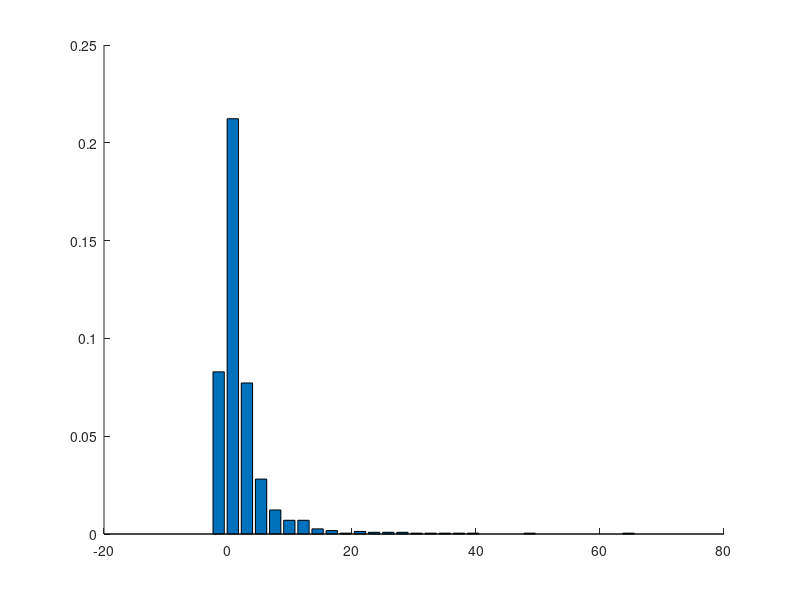

Write the MATLAB code that produced this figure. (Note: this script raises an error after producing the figure.)
% 13.04.2012
% Amanda Prorok
%
% Create Gaussian Mixture Model data
% K modes
% Return data and also axis handle
%%

function [data,fax]=f_create_NormLogn_data(N,m,s,w,plot_on)

if(~nargin) 
    plot_on = 1;
    N = 1000;                              % number of data points
    w = [0.5 0.5];                         % mixture weights: [Gauss Lognormal]
    m = [0 1];                             % mean values
    s = [1 1];                             % std dev
end

num_mod = 2; % number of modes
data = nan(1,N);

for i=1:N
    % Sample mode
    z = randsample(1:num_mod,1,true,w);
    % Sample data point
    if z==1 % sample Gauss
        x = m(z) + s(z) *randn;
    else % sample Lognormal
        x = lognrnd(m(z),s(z));
    end
    data(i) = x;
end

fax = [];
if(plot_on)
    figure
    hold on
    fax = gca;
    % Histogram
    [x, b] = hist(data,30);
    x = x ./ (sum(x)*(b(2)-b(1)));
    bar(fax,b,x);
    % PDF
    ax = -10:0.1:10;
    f_plot_NormLogn(fax,ax,m,s,w,'g');
end


end